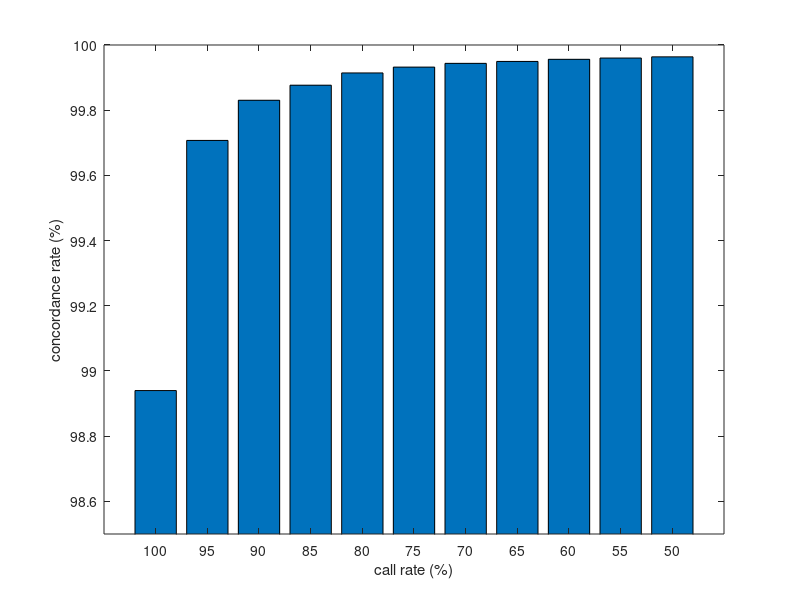

The MATLAB source for this figure:
tbl = dlmread('cr_vs_ac.txt');
data = tbl(:,2)*100;
figure;
bar(data);
ylim([98.5 100]);
xlabel('call rate (%)');
ylabel('concordance rate (%)');
set(gca, 'XTickLabel', {'100','95','90','85','80','75','70','65','60',...
                        '55','50'});

%plot(tbl(:,1),tbl(:,2));